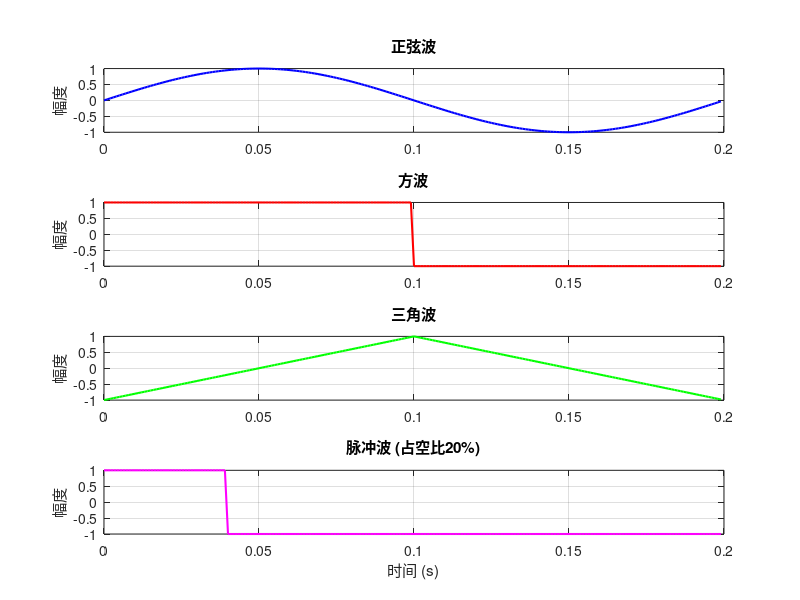

Reproduce this figure in MATLAB. (Note: this script raises an error after producing the figure.)
%%
% ============================================================
%  03 信号生成 — 你将在 GNSS 仿真中用到的基础
%
%  学习目标：
%    1. 生成常用波形（正弦/方波/三角波/锯齿波）
%    2. 噪声模型（高斯/均匀/脉冲）
%    3. 叠加信号（为后面的干扰建模打基础）
%
%  对应 C 03-bitwise：
%    位操作 = 数字域的信号处理
%    波形生成 = 模拟域的信号表示
%    两者在 ADC 采样点交汇
%
%  运行方法：F5 直接运行
% ============================================================

clear; close all; clc;
fprintf('===== 03 信号生成 =====\n\n');

Fs = 1000;
T  = 0.5;
t  = 0:1/Fs:T-1/Fs;

%% 1. 四种基本波形
fprintf('--- 1. 基本波形 ---\n');

f_sig = 5;  % 5 Hz

sine_wave = sin(2*pi*f_sig*t);
square_wave = square(2*pi*f_sig*t);
sawtooth_wave = sawtooth(2*pi*f_sig*t, 0.5);  % 三角波
pulse_wave = square(2*pi*f_sig*t, 20);  % 占空比 20%

figure('Name', '基本波形', 'Position', [100, 100, 1000, 600]);

subplot(4,1,1);
plot(t(1:200), sine_wave(1:200), 'b-', 'LineWidth', 1.5);
title('正弦波'); ylabel('幅度'); grid on;

subplot(4,1,2);
plot(t(1:200), square_wave(1:200), 'r-', 'LineWidth', 1.5);
title('方波'); ylabel('幅度'); grid on;

subplot(4,1,3);
plot(t(1:200), sawtooth_wave(1:200), 'g-', 'LineWidth', 1.5);
title('三角波'); ylabel('幅度'); grid on;

subplot(4,1,4);
plot(t(1:200), pulse_wave(1:200), 'm-', 'LineWidth', 1.5);
title('脉冲波 (占空比20%)'); xlabel('时间 (s)'); ylabel('幅度'); grid on;

sgtitle('四种基本波形', 'FontSize', 13, 'FontWeight', 'bold');

fprintf('  正弦波、方波、三角波、脉冲波\n');
fprintf('  北斗 B1I 用的是 BPSK = 正弦波 × 方波\n\n');

%% 2. 噪声模型
fprintf('--- 2. 噪声模型 ---\n');

n = length(t);

noise_gaussian = 0.5 * randn(1, n);      % 高斯白噪声（热噪声）
noise_uniform  = 0.5 * (2*rand(1,n)-1);  % 均匀分布噪声（量化噪声）
noise_pulse    = 0.5 * (rand(1,n) > 0.95) .* randn(1,n);  % 脉冲噪声

figure('Name', '噪声模型', 'Position', [100, 100, 1000, 600]);

subplot(3,1,1);
plot(t, noise_gaussian, 'b-', 'LineWidth', 0.8);
title('高斯白噪声（模拟热噪声）');
ylabel('幅度'); grid on;

subplot(3,1,2);
plot(t, noise_uniform, 'r-', 'LineWidth', 0.8);
title('均匀噪声（模拟量化噪声）');
ylabel('幅度'); grid on;

subplot(3,1,3);
plot(t, noise_pulse, 'm-', 'LineWidth', 0.8);
title('脉冲噪声（模拟突发干扰）');
xlabel('时间 (s)'); ylabel('幅度'); grid on;

sgtitle('三种噪声模型', 'FontSize', 13, 'FontWeight', 'bold');

fprintf('  高斯噪声 → ... 收音机沙沙声\n');
fprintf('  均匀噪声 → ADC 量化误差\n');
fprintf('  脉冲噪声 → 闪电/电机火花\n\n');

%% 3. 信号 + 噪声（模拟真实接收信号）
fprintf('--- 3. 信号 + 噪声 → 真实场景 ---\n');

signal = sin(2*pi*10*t);
noise = 0.3 * randn(1, n);
rx = signal + noise;

figure('Name', '信号+噪声', 'Position', [100, 100, 1000, 400]);

subplot(1,2,1);
plot(t(1:200), signal(1:200), 'b-', 'LineWidth', 1.5);
title('干净信号');
xlabel('时间 (s)'); ylabel('幅度');
ylim([-1.5 1.5]); grid on;

subplot(1,2,2);
plot(t(1:200), rx(1:200), 'r-', 'LineWidth', 1);
title('信号 + 噪声（北斗接收机真实情况）');
xlabel('时间 (s)'); ylabel('幅度');
ylim([-1.5 1.5]); grid on;

sgtitle('干净信号 vs 加噪声', 'FontSize', 13, 'FontWeight', 'bold');

fprintf('  SNR 信噪比 = 10*log10(信号功率 / 噪声功率)\n');
fprintf('  天线收到的北斗信号 ≈ -130dBm(极弱！)\n');
fprintf('  噪声功率通常比信号大... 要靠扩频增益找到信号\n\n');

fprintf('✅ 03 学完！下一步：04 文件 I/O\n');
